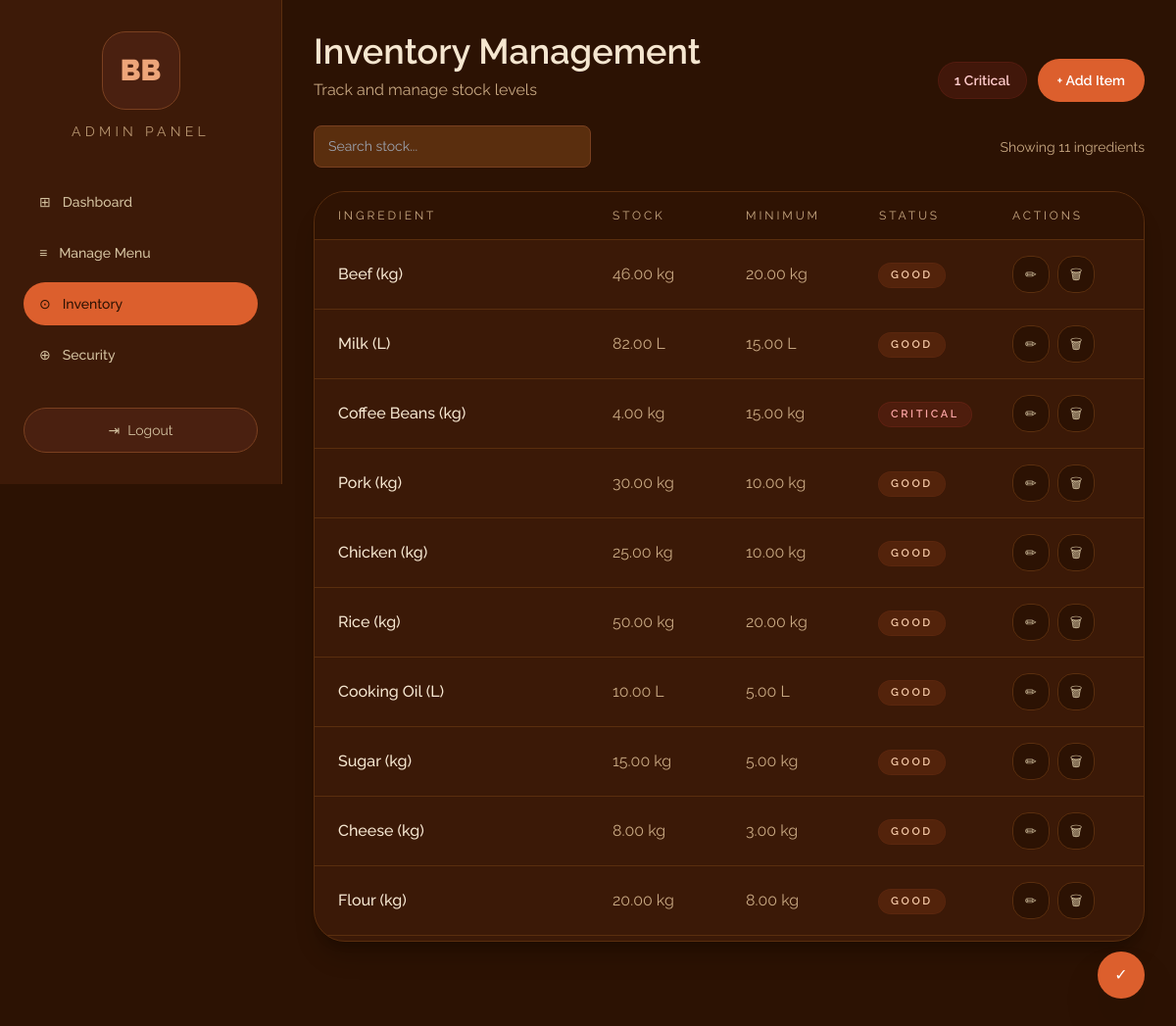
Screenshot of /panel/inventory/ (signed in) with the database file from the repository.
### panel/models.py (models this page shows, shortened)
class InventoryItem(models.Model):
    UNIT_CHOICES = [('kg', 'kg'), ('L', 'L'), ('pcs', 'pcs'), ('pack', 'pack')]
    STATUS_CHOICES = [('good', 'Good'), ('low', 'Low Stock'), ('critical', 'Critical')]
    name = models.CharField(max_length=100)
    stock = models.DecimalField(max_digits=10, decimal_places=2)
    unit = models.CharField(max_length=10, choices=UNIT_CHOICES, default='kg')
    min_level = models.DecimalField(max_digits=10, decimal_places=2)
    achieved = models.BooleanField(default=False)
    @property
    def status(self):
        ratio = float(self.stock) / float(self.min_level) if self.min_level > 0 else 1
        if ratio <= 0.3:
            return 'critical'
        elif ratio <= 1.0:
            return 'low'
        return 'good'
    @property
    def status_label(self):
        return {'critical': 'Critical', 'low': 'Low Stock', 'good': 'Good'}[self.status]

### panel/views.py (the view)
# urls.py: path('inventory/', views.inventory, name='inventory'),
@role_required(['admin'])
def inventory(request):
    query = request.GET.get('q', '')
    show = request.GET.get('show', 'active')
    if show == 'achieved':
        items = InventoryItem.objects.filter(achieved=True)
    else:
        items = InventoryItem.objects.filter(achieved=False)
    if query:
        items = items.filter(name__icontains=query)
    context = {
        'items': items,
        'critical_count': sum(1 for item in items if item.status == 'critical'),
        'low_count': sum(1 for item in items if item.status == 'low'),
        'query': query,
        'show_achieved': show == 'achieved',
        'units': ['kg', 'L', 'pcs', 'pack'],
        'form': InventoryItemForm(),
    }
    return render(request, 'panel/inventory.html', context)

### panel/forms.py
class InventoryItemForm(forms.ModelForm):
    class Meta:
        model = InventoryItem
        fields = ['name', 'stock', 'unit', 'min_level']
        widgets = {
            'name': forms.TextInput(attrs={'class': 'w-full rounded-lg border border-slate-700 bg-slate-900 px-4 py-2 text-slate-100'}),
            'stock': forms.NumberInput(attrs={'class': 'w-full rounded-lg border border-slate-700 bg-slate-900 px-4 py-2 text-slate-100', 'step': '0.01'}),
            'unit': forms.Select(attrs={'class': 'w-full rounded-lg border border-slate-700 bg-slate-900 px-4 py-2 text-slate-100'}),
            'min_level': forms.NumberInput(attrs={'class': 'w-full rounded-lg border border-slate-700 bg-slate-900 px-4 py-2 text-slate-100', 'step': '0.01'}),
        }

### brewsko_pos/utils.py (called while the page is built)
def role_required(allowed_roles, login_url='login'):
    def decorator(view_func):
        @wraps(view_func)
        def wrapper(request, *args, **kwargs):
            if not request.user.is_authenticated or request.user.role not in allowed_roles:
                return redirect(login_url)
            return view_func(request, *args, **kwargs)
        return wrapper
    return decorator

### templates/panel/inventory.html (shortened to what this page needs)
{% extends 'base.html' %}
{% load static %}
{% block body %}
<div class="min-h-screen bg-brown-950 text-warmgray-50">
  <div class="flex min-h-screen">
    {% with active_nav='inventory' %}{% include 'panel/sidebar.html' %}{% endwith %}
    <main class="flex-1 p-8">
      <div class="space-y-6">
        <header class="flex flex-col gap-4 md:flex-row md:items-end md:justify-between">
          <div>
            <h1 class="text-4xl font-semibold text-warmgray-50">Inventory Management</h1>
            <p class="mt-2 text-warmgray-300">Track and manage stock levels</p>
          </div>
          <div class="flex flex-wrap items-center gap-3">
            {% if critical_count %}
            <span class="rounded-3xl bg-red-500/10 px-4 py-2 text-sm font-semibold text-red-200 ring-1 ring-red-500/20">{{ critical_count }} Critical</span>
            {% endif %}
            <button type="button" onclick="document.getElementById('addModal').classList.remove('hidden')" class="rounded-3xl bg-brewsko-500 px-5 py-3 text-sm font-semibold text-white transition hover:bg-brewsko-400">+ Add Item</button>
          </div>
        </header>
        <div class="flex flex-col gap-4 lg:flex-row lg:items-center lg:justify-between">
          <form method="get" action="" class="w-full lg:w-1/3">
            <div class="relative">
              <input id="inventorySearch" type="text" name="q" value="{{ query }}" placeholder="Search stock..." oninput="filterRows(this, 'inventory-row')" class="w-full rounded-3xl border border-brown-700 bg-brown-950/90 px-4 py-3 text-warmgray-50 outline-none transition focus:border-brewsko-500" />
            </div>
          </form>
          <div class="text-sm text-warmgray-300">Showing {{ items|length }} ingredients</div>
        </div>
        <section class="overflow-hidden rounded-[32px] border border-brown-700 bg-brown-900/95 shadow-xl shadow-black/20">
          <div class="grid grid-cols-[1.8fr_120px_120px_120px_110px] gap-4 border-b border-brown-700 bg-brown-950/80 px-6 py-4 text-xs uppercase tracking-[0.24em] text-warmgray-300">
            <span>Ingredient</span>
            <span>Stock</span>
            <span>Minimum</span>
            <span>Status</span>
            <span>Actions</span>
          </div>
          <div class="divide-y divide-brown-700 max-h-[68vh] overflow-y-auto">
            {% for item in items %}
            <div class="inventory-row grid grid-cols-[1.8fr_120px_120px_120px_110px] items-center gap-4 px-6 py-4 transition hover:bg-brown-950/80">
              <span class="font-medium text-warmgray-50">{{ item.name }}</span>
              <span class="text-warmgray-300">{{ item.stock }} {{ item.unit }}</span>
              <span class="text-warmgray-300">{{ item.min_level }} {{ item.unit }}</span>
              <span>
                <span class="inline-flex rounded-full px-3 py-1 text-[11px] font-semibold uppercase tracking-[0.24em] {% if item.status == 'good' %}bg-brewsko-500/15 text-brewsko-200 ring-1 ring-brewsko-500/20{% elif item.status == 'low' %}bg-orange-500/10 text-orange-300 ring-1 ring-orange-500/20{% else %}bg-red-500/10 text-red-300 ring-1 ring-red-500/20{% endif %}">{{ item.status_label }}</span>
              </span>
              <span class="flex items-center gap-2">
                <button type="button" onclick="openEdit({{ item.id }}, '{{ item.name|escapejs }}', '{{ item.stock }}', '{{ item.unit }}', '{{ item.min_level }}')" class="rounded-2xl border border-brown-700 bg-brown-950 px-3 py-2 text-sm text-warmgray-200 transition hover:border-brewsko-500">✏</button>
                <form method="post" action="{% url 'panel:achieve_inventory_item' item.id %}" onsubmit="return confirm('Move this inventory item to Achieve list?')">
                  <button type="submit" class="rounded-2xl border border-brown-700 bg-brown-950 px-3 py-2 text-sm text-warmgray-200 transition hover:border-red-500">🗑</button>
                </form>
              </span>
            </div>
            {% empty %}
            <div class="px-6 py-12 text-center text-warmgray-300">No inventory items found.</div>
            {% endfor %}
          </div>
        </section>
      </div>
    </main>
  </div>
</div>
<div class="fixed bottom-8 right-8 z-40">
  {% if show_achieved %}
    <a href="{% url 'panel:inventory' %}" class="inline-flex h-12 w-12 items-center justify-center rounded-full bg-brewsko-500 text-white shadow-2xl shadow-black/30 transition hover:bg-brewsko-400" title="Back to active items">←</a>
  {% else %}
    <a href="{% url 'panel:inventory' %}?show=achieved" class="inline-flex h-12 w-12 items-center justify-center rounded-full bg-brewsko-500 text-white shadow-2xl shadow-black/30 transition hover:bg-brewsko-400" title="Show achieved items">✓</a>
  {% endif %}
</div>
{% endblock %}

### templates/base.html (shortened to what this page needs)
<!DOCTYPE html>
<html lang="en">
<head>
{% load static %}
<script src="https://cdn.tailwindcss.com"></script>
<link rel="stylesheet" href="{% static 'css/styles.css' %}">
</head>
<body class="min-h-screen bg-brown-950 text-warmgray-50 font-['Raleway',sans-serif]">
<div id="toastContainer" class="fixed inset-0 z-50 flex items-center justify-center pointer-events-none px-4 py-4">
</div>
{% block body %}{% endblock %}
</body>
</html>

### templates/panel/sidebar.html
{% load static %}
<aside class="flex h-full w-72 flex-col bg-brown-900 border-r border-brown-700 px-6 py-8">
  <div class="mb-10 flex flex-col items-center gap-3 text-center">
    <div class="flex h-20 w-20 items-center justify-center rounded-3xl border border-brown-600 bg-brown-800 text-3xl font-black text-brewsko-300">BB</div>
    <p class="text-sm uppercase tracking-[0.3em] text-warmgray-400">Admin Panel</p>
  </div>
  <nav class="space-y-2 text-sm font-medium text-warmgray-200">
    <a href="{% url 'panel:dashboard' %}" class="flex items-center gap-3 rounded-3xl px-4 py-3 transition hover:bg-brown-800 {% if active_nav == 'dashboard' %}bg-brewsko-500 text-brown-950{% endif %}">
      <span>⊞</span> Dashboard
    </a>
    <a href="{% url 'panel:menu' %}" class="flex items-center gap-3 rounded-3xl px-4 py-3 transition hover:bg-brown-800 {% if active_nav == 'menu' %}bg-brewsko-500 text-brown-950{% endif %}">
      <span>≡</span> Manage Menu
    </a>
    <a href="{% url 'panel:inventory' %}" class="flex items-center gap-3 rounded-3xl px-4 py-3 transition hover:bg-brown-800 {% if active_nav == 'inventory' %}bg-brewsko-500 text-brown-950{% endif %}">
      <span>⊙</span> Inventory
    </a>
    <a href="{% url 'panel:security' %}" class="flex items-center gap-3 rounded-3xl px-4 py-3 transition hover:bg-brown-800 {% if active_nav == 'security' %}bg-brewsko-500 text-brown-950{% endif %}">
      <span>⊕</span> Security
    </a>
  </nav>
  <div class="mt-auto pt-8">
    <a href="{% url 'logout' %}" class="inline-flex w-full items-center justify-center gap-2 rounded-3xl border border-brown-600 bg-brown-800 px-4 py-3 text-sm text-warmgray-200 transition hover:border-brewsko-500 hover:text-brewsko-300">
      <span>⇥</span> Logout
    </a>
  </div>
</aside>

### static/css/styles.css (style rules this page uses)
:root { --bg-deep: #1C0A02; --bg-main: #2C1203; --bg-panel: #3D1A08; --bg-card: #4A2010; --bg-input: #5A2E0E; --border: #7A4020; --orange: #E8692A; --orange-hover: #FF7A35; --orange-dark: #C4541A; --green: #4CAF50; --green-dark: #388E3C; --teal: #26A69A; --red: #E53935; --red-dark: #C62828; --text-white: #FFFFFF; --text-cream: #F5E6D0; --text-muted: #C8A882; --text-dim: #8A6040; --sidebar-width: 220px; --radius: 8px; --radius-lg: 12px; }
* { margin: 0; padding: 0; box-sizing: border-box; }
body { font-family: 'Raleway', sans-serif; background: var(--bg-main); color: var(--text-cream); min-height: 100vh; }
.form-group input, .form-group select, input[type="text"], input[type="number"], input[type="password"], select { width: 100%; background: var(--bg-input); border: 1px solid var(--border); border-radius: var(--radius); padding: 10px 14px; color: var(--text-cream); font-size: 14px; font-family: 'Raleway', sans-serif; outline: none; transition: border-color 0.2s; }

### rows the page displays
InventoryItem: name "Beef (kg)", stock "46.00", unit "kg", min_level "20.00", status_label "GOOD"
InventoryItem: name "Milk (L)", stock "82.00", unit "L", min_level "15.00", status_label "GOOD"
InventoryItem: name "Coffee Beans (kg)", stock "4.00", unit "kg", min_level "15.00", status_label "CRITICAL"
InventoryItem: name "Pork (kg)", stock "30.00", unit "kg", min_level "10.00", status_label "GOOD"
InventoryItem: name "Chicken (kg)", stock "25.00", unit "kg", min_level "10.00", status_label "GOOD"
InventoryItem: name "Rice (kg)", stock "50.00", unit "kg", min_level "20.00", status_label "GOOD"
InventoryItem: name "Cooking Oil (L)", stock "10.00", unit "L", min_level "5.00", status_label "GOOD"
InventoryItem: name "Sugar (kg)", stock "15.00", unit "kg", min_level "5.00", status_label "GOOD"
InventoryItem: name "Cheese (kg)", stock "8.00", unit "kg", min_level "3.00", status_label "GOOD"
InventoryItem: name "Flour (kg)", stock "20.00", unit "kg", min_level "8.00", status_label "GOOD"

### other values shown
{{ critical_count }} "1"
{{ items|length }} "11"
